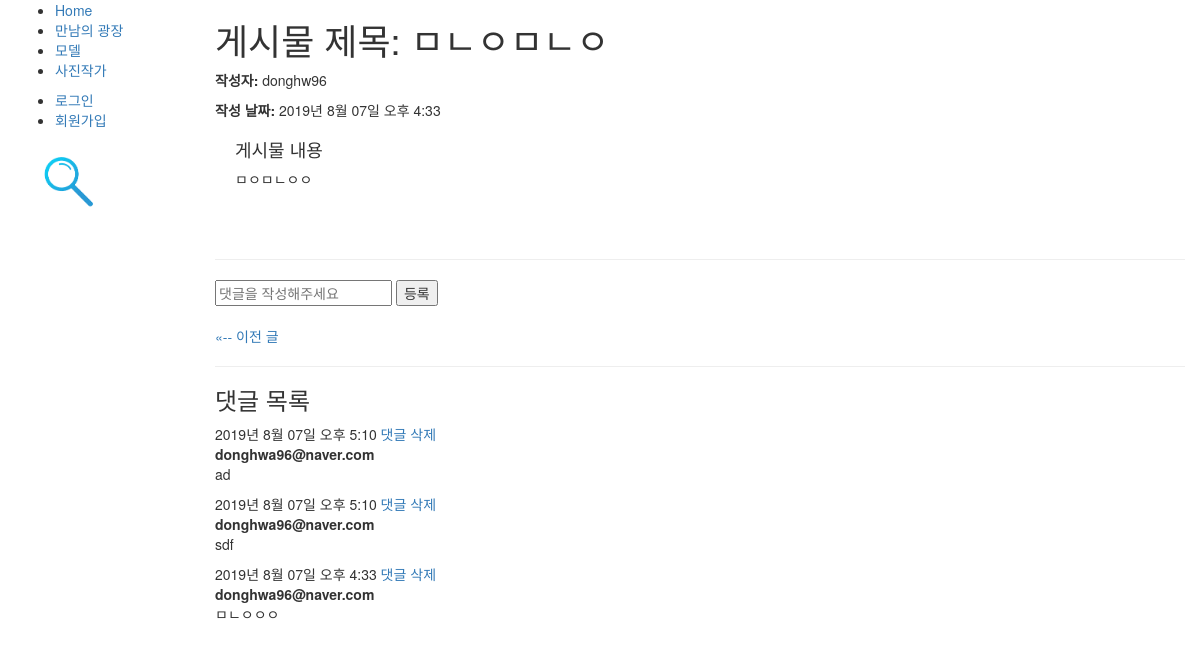
/blog/post/21, run on the app's committed database.
### blog/models.py (models this page shows, shortened)
class Post(models.Model):
    writer = models.CharField(max_length=100)
    post_date = models.DateTimeField(auto_now_add=True)
    post_title = models.CharField(max_length=100)
    post_contents = RichTextUploadingField()
    post_hit = models.PositiveIntegerField(default=0)
    class Meta:
        ordering = ['-id']
    def get_absolute_url(self):
        return reverse_lazy('post_detail', args=[str(self.id)])
    def get_previous_post(self):
        return self.get_previous_by_post_date()

class Comment(models.Model):
    post = models.ForeignKey(Post, on_delete=models.CASCADE, null=True, related_name='comments')
    comment_date = models.DateTimeField(auto_now_add=True)
    comment_contents = models.CharField(max_length=200)
    comment_writer = models.ForeignKey(User, on_delete=models.CASCADE, null=True)
    class Meta:
        ordering = ['-id']

### user/models.py (models this page shows, shortened)
class User(AbstractBaseUser, PermissionsMixin):
    email = models.EmailField(verbose_name=_('email address'), unique=True, blank=False)
    name = models.CharField('이름', max_length=30, blank=True)
    username = models.CharField('아이디', max_length=30, unique=True, blank=True)
    is_staff = models.BooleanField('스태프 권한', default=False)
    is_active = models.BooleanField('사용중', default=True)
    date_joined = models.DateTimeField('가입일', default=timezone.now)
    objects = UserManager()
    USERNAME_FIELD = 'email'  # email을 사용자의 식별자로 설정, user 모델에서 필드의 이름을 설명하는 문자열이다. 유니크 식별자로 사용됨.
    REQUIRED_FIELDS = ['username']  # 필수입력값(createsuperuser 커맨드로 유저를 생성할 때 나타날 필드 이름 목록
    class Meta:
        verbose_name = _('user')
        verbose_name_plural = _('users')
        swappable = 'AUTH_USER_MODEL'

### blog/views.py (the view)
# urls.py: path('post/<int:pk>', views.PostDetailView.as_view(), name='post_detail'),
class PostDetailView(generic.DetailView):
    model = Post

### blog/templates/blog/post_detail.html (shortened to what this page needs)
{% extends './base.html' %}
{% block content %}
    <h1>게시물 제목: {{ post.post_title }}</h1>
    <p><strong>작성자:</strong> {{post.writer}}</p>
    <p><strong>작성 날짜:</strong> {{ post.post_date| date:'Y년  N d일 a f' }}</p>
    <div style="margin-left:20px;margin-top:20px">
      <h4>게시물 내용</h4>
      {{ post.post_contents | safe }}
    </div>
    <br><br>
    <hr>
    <form action="{% url 'comment_write' post_pk=post.pk %}" method="POST">
        <input type="text" name="content" placeholder="댓글을 작성해주세요">
        <input type="submit" value="등록"/>
    </form>
    <br>
    <p class = "posts">
        {% if post.get_previous_by_post_date %}
            <a href="{{ post.get_previous_post.get_absolute_url }}" title="View previous post">&laquo;-- 이전 글</a>
        {% endif %}
    </p>
    <hr>
    <h3>댓글 목록</h3>
    {% for comment in post.comments.all %}
        <div class="comment">
            {{ comment.comment_date| date:'Y년  N d일 a f' }}
            {% if user.email != comment.comment_writer %}
                <a href="{% url 'comment_delete' post.pk comment.pk %}" onclick="return confirm('정말 이 댓글을 삭제하겠습니까?')">댓글 삭제</a>
            {% endif %}
            <br>
            <strong>{{ comment.comment_writer }}</strong>
            <p>{{ comment.comment_contents }}</p>
        </div>
    {% endfor %}
    <br><br><br><br><br><br><br><br><br><br>
{% endblock %}

### data on the page
Post: post_title "ㅁㄴㅇㅁㄴㅇ", writer "donghw96", post_date "2019년 8월 07일 오후 4:33", post_contents "ㅁㅇㅁㄴㅇㅇ"
Comment: comment_date "2019년 8월 07일 오후 5:10", shows "댓글 삭제", comment_writer "donghwa96@naver.com", comment_contents "ad"
Comment: comment_date "2019년 8월 07일 오후 5:10", shows "댓글 삭제", comment_writer "donghwa96@naver.com", comment_contents "sdf"
Comment: comment_date "2019년 8월 07일 오후 4:33", shows "댓글 삭제", comment_writer "donghwa96@naver.com", comment_contents "ㅁㄴㅇㅇㅇ"
